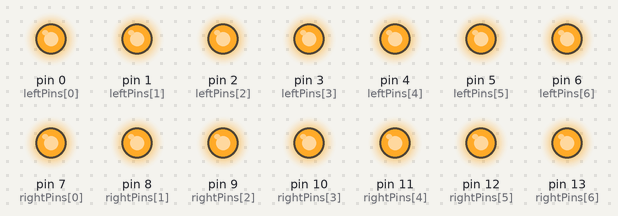
A sketch run on a simulated Arduino Uno, built with avr-gcc and run on an emulated ATmega328P. Shown: output pins drawn as LEDs (lit = HIGH).

Above: at 0.1 s.
Timing chart, 0 to 1.6 s (numbered marks = the images above):
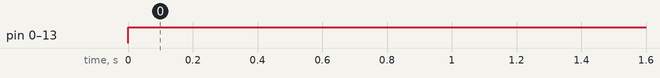

The sketch:

arduino.ino
```cpp
// arduino countdown

// Declaring the LEFT 7-segment LED display. Pins 0-6 (my arduino is running white wires for this)
// On the LED  =  A  B  C  D  E  F  G
int leftPins[] = {0, 1, 2, 3, 4, 5, 6};

// Declaring the RIGHT 7-segment LED display. Pins 7-13 (my arduino is running yellow wires for this)
// On the LED   =  A  B  C   D   E   F   G
int rightPins[] = {7, 8, 9, 10, 11, 12, 13};


void setup() {
	// Setting Pin 0-6 OUTPUT on the LEFT 7-segment LED display
 	for (int i = 0; i < sizeof(leftPins); i++)  {
    	pinMode(leftPins[i], OUTPUT);
  	}
	// Setting Pin 7-13 OUTPUT on the RIGHT 7-segment LED display
	for(int i = 0; i < sizeof(rightPins); i++){
    	pinMode(rightPins[i], OUTPUT);
	}
}

void loop() {
	//just making a 8 to test the LED
	for(int i = 0 ; i < sizeof(leftPins); i++){
  		digitalWrite(leftPins[i], HIGH);
	}

	//just making a 8 to test the LED
  	for(int i = 0; i < sizeof(rightPins); i++){
    	digitalWrite(rightPins[i], HIGH);
  	}
}
```

Measured:
- by itself, pin 0 (leftPins[0]), pin 1 (leftPins[1]), pin 2 (leftPins[2]), pin 3 (leftPins[3]), pin 4 (leftPins[4]), pin 5 (leftPins[5]), pin 6 (leftPins[6]), pin 7 (rightPins[0]), pin 8 (rightPins[1]), pin 9 (rightPins[2]), pin 10 (rightPins[3]), pin 11 (rightPins[4]), pin 12 (rightPins[5]), pin 13 (rightPins[6]): LOW → HIGH at 0.00 s
